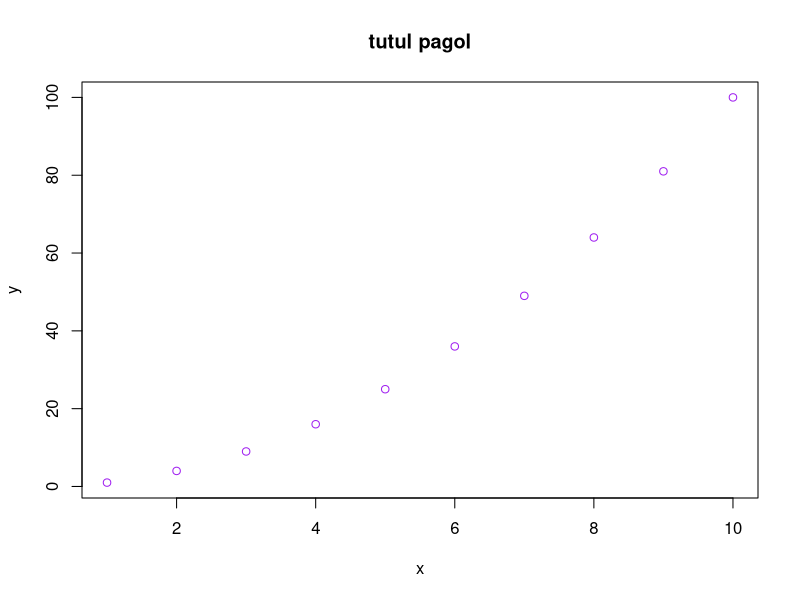

This figure's R source:
x <- 1:10
y <- x^2
plot(x,y,main = "tutul pagol",col = "purple")
print(" I love mizan")
z = c(23,2233,342,"er")
x = 454
